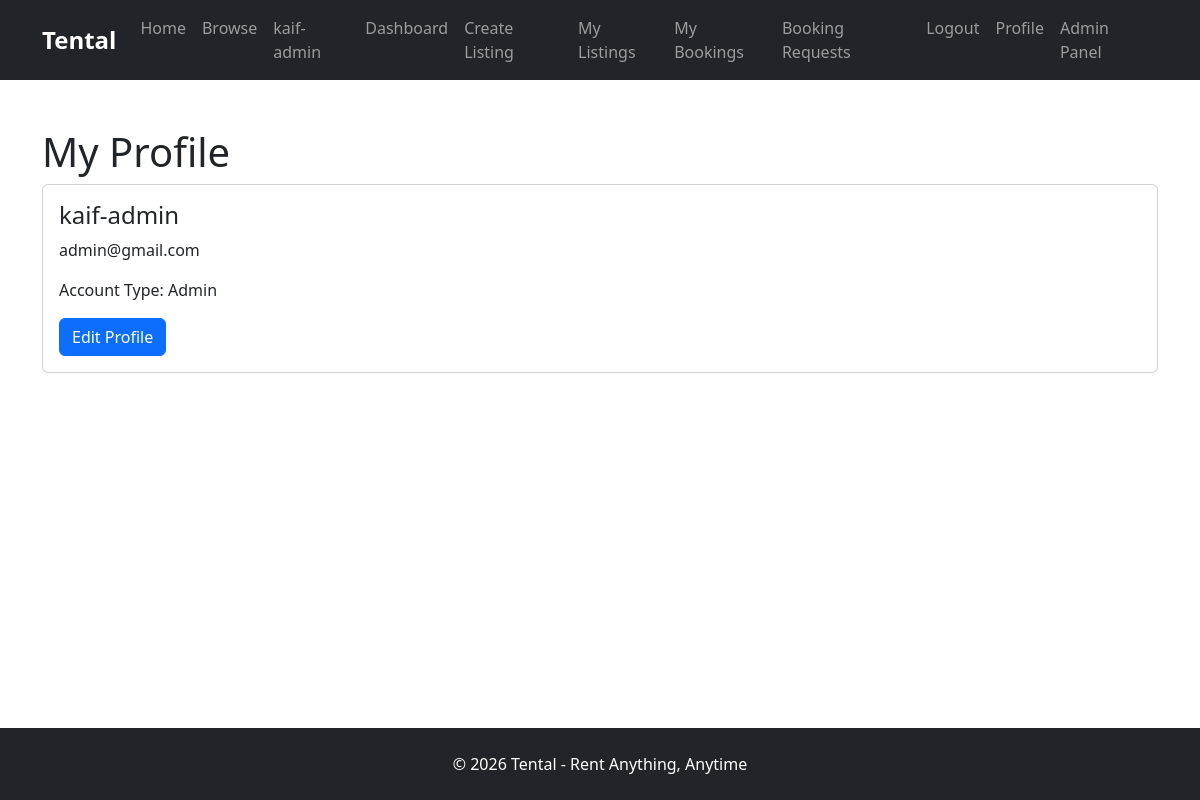
The app's page /profile (signed in), older data.
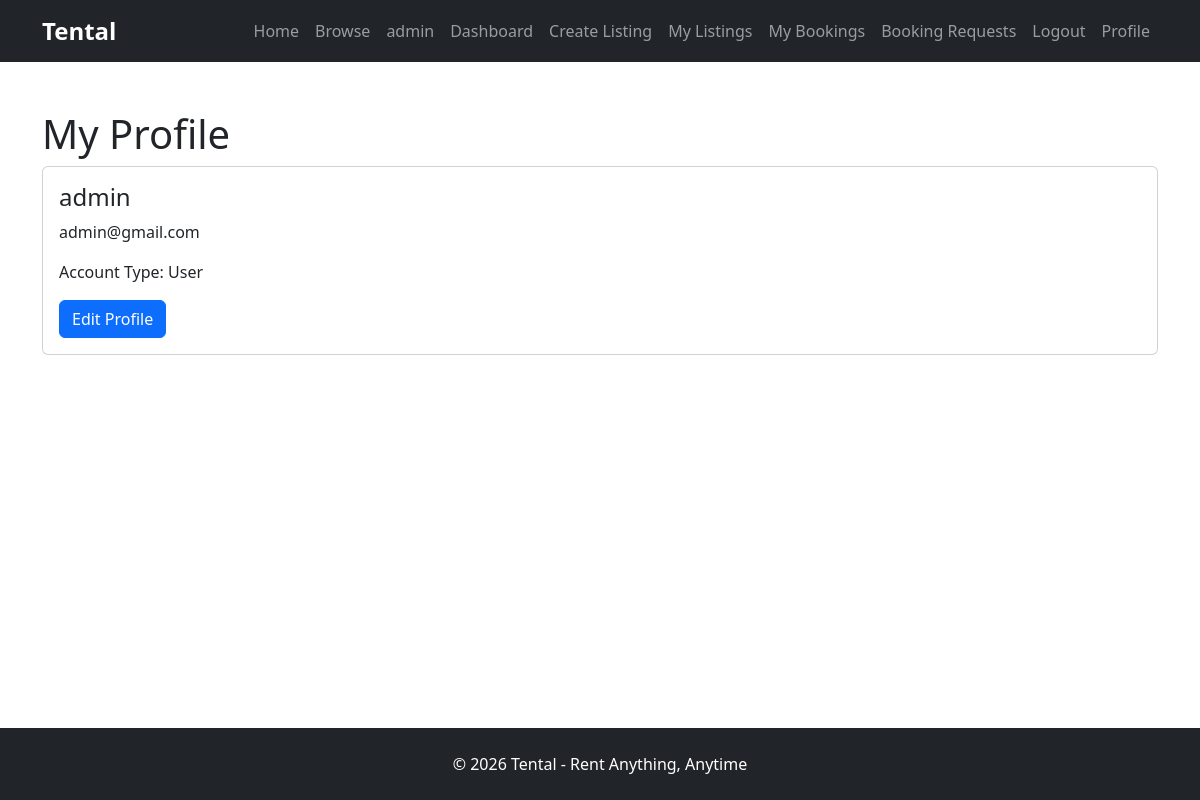
The same page, newer data.
### models/user.py (models this page shows)
class User(UserMixin, db.Model):
    id = db.Column(db.Integer, primary_key=True)
    name = db.Column(
        db.String(100),
        nullable=False
    )
    email = db.Column(
        db.String(120),
        unique=True,
        nullable=False
    )
    password = db.Column(
        db.String(255),
        nullable=False
    )
    rentals = db.relationship(
        "RentalItem",
        backref="owner",
        lazy=True
    )
    is_admin = db.Column(
        db.Boolean,
        default=True
    )
    is_active_user = db.Column(
        db.Boolean,
        default=True
    )
    bookings = db.relationship(
        "Booking",
        backref="user",
        lazy=True
    )
    reviews = db.relationship(
        "Review",
        backref="user",
        lazy=True
    )

### routes/main.py (the view)
@main.route("/profile")
@login_required
def profile():
    return render_template(
        "profile.html"
    )

### models/user.py (called while the page is built)
@login_manager.user_loader
def load_user(user_id):
    return User.query.get(int(user_id))

### templates/profile.html
{% extends "base.html" %} {% block content %}
<div class="container mt-5">
  <h1>My Profile</h1>
  <div class="card">
    <div class="card-body">
      <h4>{{ current_user.name }}</h4>
      <p>{{ current_user.email }}</p>
      <p>
        Account Type: {% if current_user.is_admin %} Admin {% else %} User {%
        endif %}
      </p>
      <a href="{{ url_for('main.edit_profile') }}" class="btn btn-primary">
        Edit Profile
      </a>
    </div>
  </div>
</div>
{% endblock %}

### templates/base.html (shortened to what this page needs)
<!doctype html>
<html lang="en">
  <head>
    <link
      href="https://cdn.jsdelivr.net/npm/bootstrap@5.3.7/dist/css/bootstrap.min.css"
      rel="stylesheet"
    />
    <link
      rel="stylesheet"
      href="{{ url_for('static', filename='css/style.css') }}"
    />
  </head>
  <body>
    <nav class="navbar navbar-expand-lg navbar-dark bg-dark">
      <div class="container">
        <a class="navbar-brand" href="#">Tental</a>
        <div class="navbar-nav ms-auto">
          <a class="nav-link" href="{{ url_for('main.home') }}">Home</a>
          <a class="nav-link" href="{{ url_for('main.browse') }}">Browse</a>
          {% if current_user.is_authenticated %}
          <span class="nav-link"> {{ current_user.name }} </span>
          <a class="nav-link" href="{{ url_for('main.owner_dashboard') }}">
            Dashboard
          </a>
          <a class="nav-link" href="{{ url_for('main.create_listing') }}">
            Create Listing
          </a>
          <a class="nav-link" href="{{ url_for('main.my_listings') }}">
            My Listings
          </a>
          <a class="nav-link" href="{{ url_for('main.my_bookings') }}">
            My Bookings
          </a>
          <a class="nav-link" href="{{ url_for('main.booking_requests') }}">
            Booking Requests
          </a>
          <a class="nav-link" href="{{ url_for('auth.logout') }}"> Logout </a>
          <a class="nav-link" href="{{ url_for('main.profile') }}"> Profile </a>
          {% if current_user.is_authenticated and current_user.is_admin %}
          <a class="nav-link" href="{{ url_for('main.admin_dashboard') }}">
            Admin Panel
          </a>
          {% endif %} {% else %}
          <a class="nav-link" href="{{ url_for('auth.login') }}"> Login </a>
          <a class="nav-link" href="{{ url_for('auth.register') }}">
            Register
          </a>
          {% endif %}
        </div>
      </div>
    </nav>
    <main class="flex-grow-1">{% block content %} {% endblock %}</main>
    <footer id="footer-section" class="bg-dark text-white text-center py-4">
      <p class="mb-0">© 2026 Tental - Rent Anything, Anytime</p>
    </footer>
  </body>
</html>

Row changes from the older to the newer data that the page shows:
changed User "admin@gmail.com": name "kaif-admin" → "admin"; is_admin True → False (drawn)
Text that changed along with them:
text no longer shown: "Admin Panel Admin"
text now shown: "User"
